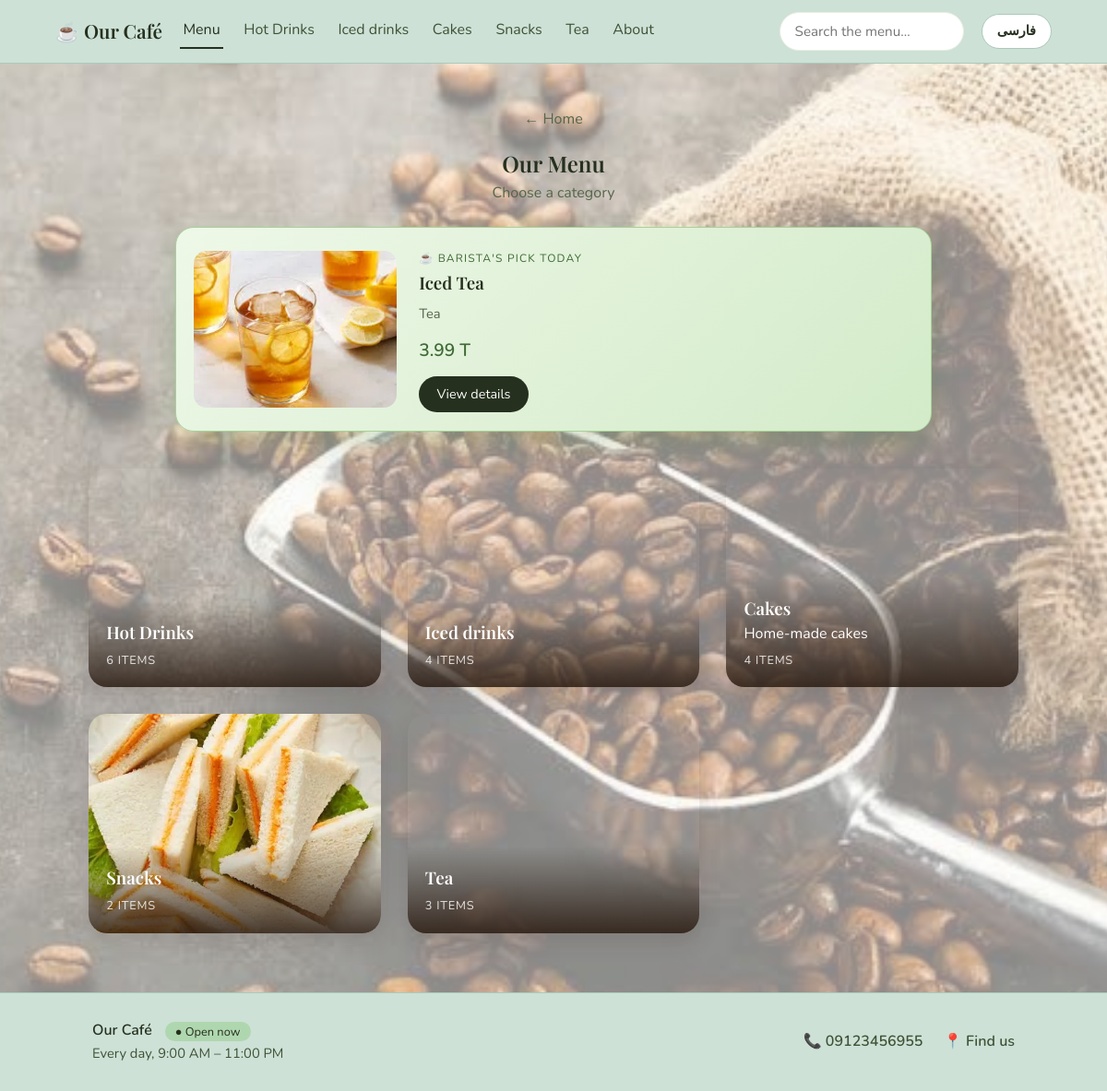
Screenshot of /en/menu/ with the database file from the repository.
### coffee/models.py (models this page shows, shortened)
class ShopInfo(models.Model):
    DAYS = [(0, gettext_noop("Monday")), (1, gettext_noop("Tuesday")), (2, gettext_noop("Wednesday")),
            (3, gettext_noop("Thursday")), (4, gettext_noop("Friday")), (5, gettext_noop("Saturday")),
            (6, gettext_noop("Sunday"))]
    name = models.CharField(max_length=100, default="Our Café")
    name_fa = models.CharField("Name (Persian)", max_length=100, blank=True)
    story = models.TextField(blank=True, help_text="A short, friendly paragraph about the café")
    story_fa = models.TextField("Story (Persian)", blank=True)
    photo = models.ImageField(upload_to="about/", blank=True)
    address = models.CharField(max_length=200, blank=True)
    address_fa = models.CharField("Address (Persian)", max_length=200, blank=True)
    phone = models.CharField(max_length=30, blank=True)
    email = models.EmailField(blank=True)
    instagram = models.URLField(blank=True, help_text="Full link, e.g. https://instagram.com/yourcafe")
    telegram = models.URLField(blank=True, help_text="Full link, e.g. https://t.me/yourcafe")
    map_embed_url = models.URLField(blank=True, help_text="Google Maps → Share → Embed a map → copy the src URL")
    open_all_day = models.BooleanField(default=False, help_text="Open 24 hours (times below are ignored)")
    open_time = models.TimeField(default=time(9, 0))
    close_time = models.TimeField(default=time(23, 0), help_text="A time earlier than opening means it closes after midnight")
    closed_days = models.CharField(max_length=20, blank=True)
    class Meta:
        verbose_name_plural = "shop info"
    @classmethod
    def load(cls):
        obj, _ = cls.objects.get_or_create(pk=1)
        return obj
    @property
    def phone_link(self):
        return re.sub(r"[^\d+]", "", self.phone)
    @property
    def closed_day_numbers(self):
        return {int(d) for d in self.closed_days.split(",") if d}
    @property
    def open_days_text(self):
        closed = self.closed_day_numbers
        names = dict(self.DAYS)
        if not closed:
            return _("Every day")
        if len(closed) == 7:
            return _("Closed")
        order = (lambda d: (d + 2) % 7) if (get_language() or "").startswith("fa") else (lambda d: d)   # Persian week starts on Saturday
        days = _(", ").join(_(names[d]) for d in sorted(closed, key=order))
        return _("Every day except %(days)s") % {"days": days}
    def is_open_now(self):
        now = timezone.localtime()
        today = now.weekday()
        closed = self.closed_day_numbers
        if self.open_all_day:
            return today not in closed
        t = now.time()
        if self.open_time <= self.close_time:              # normal day, e.g. 09:00–23:00
            return today not in closed and self.open_time <= t <= self.close_time
        if t >= self.open_time:                            # evening part belongs to today
            return today not in closed
        if t <= self.close_time:                           # after midnight: yesterday's session
            return (today - 1) % 7 not in closed
        return False
    @property
    def hours_range_text(self):
        if self.open_all_day:
            return _("Open 24 hours")
        return _("%(open)s – %(close)s") % {"open": clock(self.open_time), "close": clock(self.close_time)}
    @property
    def hours_line(self):
        return _("%(days)s, %(hours)s") % {"days": self.open_days_text, "hours": self.hours_range_text}

class Category(models.Model):
    name = models.CharField(max_length=60)
    name_fa = models.CharField("Name (Persian)", max_length=60, blank=True,
                               help_text="Persian name. Leave empty to show the English one on the Persian page")
    slug = models.SlugField(unique=True)
    description = models.CharField(max_length=140, blank=True)
    description_fa = models.CharField("Description (Persian)", max_length=140, blank=True)
    image = models.ImageField(upload_to="categories/")
    order = models.PositiveIntegerField(default=0)
    class Meta:
        ordering = ["order"]
        verbose_name_plural = "categories"
    def get_absolute_url(self):
        return reverse("category_detail", args=[self.slug])

class Product(models.Model):
    BADGES = [("", gettext_lazy("None")), ("new", gettext_lazy("New")),
              ("popular", gettext_lazy("Popular")), ("seasonal", gettext_lazy("Seasonal"))]
    category = models.ForeignKey(Category, related_name="products", on_delete=models.CASCADE)
    name = models.CharField(max_length=100)
    name_fa = models.CharField("Name (Persian)", max_length=100, blank=True,
                               help_text="Persian name. Leave empty to show the English one on the Persian page")
    ingredients = models.TextField(help_text="e.g. Espresso, steamed milk, foam")
    ingredients_fa = models.TextField("Ingredients (Persian)", blank=True)
    image = models.ImageField(upload_to="products/")
    price = models.DecimalField("Price (medium)", max_digits=10, decimal_places=2,
                                help_text="The regular price. For items without sizes, like cakes, this is the only price.")
    price_large = models.DecimalField("Price (large)", max_digits=10, decimal_places=2,
                                      null=True, blank=True,
                                      help_text="Leave empty if the item has no sizes")
    available = models.BooleanField(default=True, help_text="Untick when sold out; it will show greyed out")
    badge = models.CharField(max_length=10, choices=BADGES, blank=True)
    is_vegan = models.BooleanField("Vegan", default=False)
    is_caffeine_free = models.BooleanField("Caffeine-free", default=False)
    has_nuts = models.BooleanField("Contains nuts", default=False)
    has_dairy = models.BooleanField("Contains dairy", default=False)

### coffee/views.py (the view)
# urls.py: path("menu/", views.categories, name="categories"),
def categories(request):
    pick, note = todays_pick()
    return render(request, "coffee/categories.html", {
        "categories": Category.objects.annotate(item_count=Count("products")).order_by("order", "name"),
        "pick": pick,
        "pick_note": note,
        "season_tag": SeasonalTag.current(),
    })

### coffee/templates/coffee/categories.html (shortened to what this page needs)
{% extends "coffee/base.html" %}
{% load i18n coffee_i18n %}
{% block content %}
<header class="page-header">
  <a class="back" href="{% url 'welcome' %}">{% trans "← Home" %}</a>
  <h2>{% trans "Our Menu" %}</h2>
  <p>{% trans "Choose a category" %}</p>
</header>
{% if pick %}
<section class="pick">
  <img src="{{ pick.image.url }}" alt="{{ pick|tr:"name" }}">
  <div class="pick-text">
    <span class="tag">☕ {% trans "Barista's pick today" %}</span>
    <h3>{{ pick|tr:"name" }}</h3>
    <p class="ingredients">{{ pick|tr:"ingredients" }}</p>
    {% include "coffee/_prices.html" with p=pick %}
    <a class="btn-small" href="{{ pick.category.get_absolute_url }}#p{{ pick.id }}">{% trans "View details" %}</a>
  </div>
</section>
{% endif %}
<div class="grid categories">
  {% for c in categories %}
  <a class="category-card {% if not c.item_count %}coming-soon{% endif %}" href="{{ c.get_absolute_url }}">
    <img src="{{ c.image.url }}" alt="" loading="lazy" decoding="async">
    <div class="overlay">
      <h3>{{ c|tr:"name" }}</h3>
      <span>{{ c|tr:"description" }}</span>
      <span class="count">{% if c.item_count %}{% blocktrans with shown=c.item_count|digits count counter=c.item_count %}{{ shown }} item{% plural %}{{ shown }} items{% endblocktrans %}{% else %}{% trans "Coming soon" %}{% endif %}</span>
    </div>
  </a>
  {% endfor %}
</div>
{% endblock %}

### coffee/templates/coffee/base.html (shortened to what this page needs)
{% load static i18n coffee_i18n %}
<!DOCTYPE html>
<html lang="{{ LANGUAGE_CODE }}" dir="{% if LANGUAGE_BIDI %}rtl{% else %}ltr{% endif %}" data-theme="{% if shop.is_open_now %}light{% else %}dark{% endif %}">
<head>
  <link rel="stylesheet" href="{% static 'css/style.css' %}">
  <link rel="stylesheet" href="{% static 'css/i18n.css' %}">
</head>
<body class="page-{{ request.resolver_match.url_name }}">
  {% if request.resolver_match.url_name != "welcome" %}
  <nav class="navbar" aria-label="{% trans "Main" %}">
    <a class="brand" href="{% url 'welcome' %}">☕ {{ shop|tr:"name" }}</a>
    <div class="nav-links">
      <a href="{% url 'categories' %}" class="{% if request.resolver_match.url_name == 'categories' %}active{% endif %}">{% trans "Menu" %}</a>
      {% for c in nav_categories %}
      <a href="{{ c.get_absolute_url }}"
         class="{% if request.path == c.get_absolute_url %}active{% endif %}">{{ c|tr:"name" }}</a>
      {% endfor %}
      <a href="{% url 'about' %}" class="{% if request.resolver_match.url_name == 'about' %}active{% endif %}">{% trans "About" %}</a>
    </div>
    <form class="search" action="{% url 'search' %}" method="get" role="search">
      {% trans "Search the menu…" as search_hint %}{% trans "Search the menu" as search_label %}
      <input type="search" name="q" placeholder="{{ search_hint }}" aria-label="{{ search_label }}"
             enterkeyhint="search" maxlength="60" value="{{ query|default:'' }}">
    </form>
    {% include "coffee/_lang_switch.html" %}
  </nav>
  {% endif %}
  <main id="main">
    {% block content %}{% endblock %}
  </main>
  {% if request.resolver_match.url_name != "welcome" %}
  <footer class="site-footer">
    <div class="footer-inner">
      <div>
        <strong>{{ shop|tr:"name" }}</strong>
        <span class="footer-status {% if shop.is_open_now %}open{% else %}closed{% endif %}">
          ● {% if shop.is_open_now %}{% trans "Open now" %}{% else %}{% trans "Closed right now" %}{% endif %}
        </span>
        <p>{{ shop.hours_line }}</p>
      </div>
      <div class="footer-links">
        {% if shop.phone %}<a href="tel:{{ shop.phone_link }}">📞 <span dir="ltr">{{ shop.phone|digits }}</span></a>{% endif %}
        <a href="{% url 'about' %}">📍 {% trans "Find us" %}</a>
        {% url 'table_card' as qr_cards_url %}{% if user.is_staff and qr_cards_url %}<a href="{{ qr_cards_url }}">🖨️ {% trans "QR cards" %}</a>{% endif %}
      </div>
    </div>
  </footer>
  {% endif %}
</body>
</html>

### coffee/templates/coffee/_prices.html
{% load i18n coffee_i18n %}
<div class="prices">
  {% if p.price_large %}
    <span class="size"><small>{% trans "Medium" %}</small>{{ p.price|money }}</span>
    <span class="size"><small>{% trans "Large" %}</small>{{ p.price_large|money }}</span>
  {% else %}
    <span class="price">{{ p.price|money }}</span>
  {% endif %}
</div>

### rows the page displays
ShopInfo: name "Our Café", hours_line "Every day, 9:00 AM – 11:00 PM", phone|digits "09123456955"
Category: name "Hot Drinks", image (picture)
Category: name "Iced drinks", image (picture)
Category: name "Cakes", image (picture), description "Home-made cakes"
Category: name "Snacks", image (picture)
Category: name "Tea", image (picture)
Product: image (picture), name "Iced Tea", ingredients "Tea", price "3.99 T"
